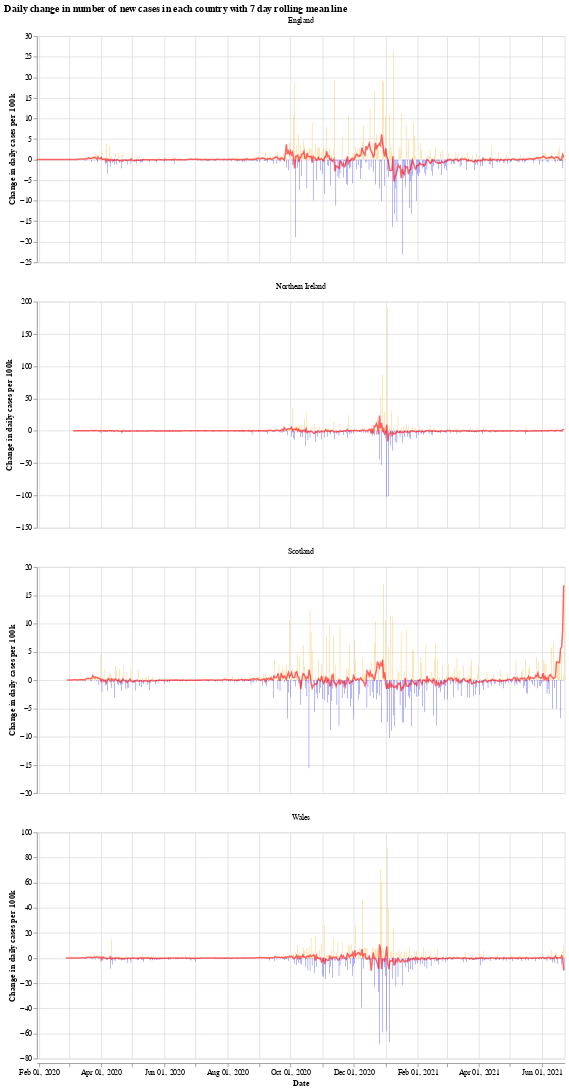

Here is the notebook cell this chart was saved with:
### Markdown cell above
We will use the Python library `Altair` for visualising the data, see the [altair docs](https://altair-viz.github.io/) for more information.

First we have a graph which shows the daily change in the number of new cases for each country. This number jumps up and down all over the place, which is likely due to delay in reporting of new cases over the weekend. Another interesting thing is that it looks like the daily cases in Wales experienced a much shorter period of calm over the summer (calm in the sense of daily cases not jumping up and down).

The orange bars are days when the number of new cases (per 100k population) was more than the previous day, while the blue are days when the number of new cases dropped. The red line is the 7 day moving average. 

When the moving average line is below 0, it means that there is a consistent drop in new cases. We can see this clearly happening around the times that lockdowns were introduced (though, to varying degrees). I will update the graphs soon with a marker of when each lockdown started.

### Code cell
# collapse
import altair as alt

bars = alt.Chart(uk_cases).mark_bar().encode(
    x=alt.X("yearmonthdate(date):T", axis=alt.Axis(title='Date')),
    y=alt.Y("casesChangeRate:Q", axis=alt.Axis(title='Change in daily cases per 100k')),
    tooltip='casesChange',
    color=alt.condition(
        alt.datum.casesChangeRate > 0,
        alt.value("orange"),  # The positive color
        alt.value("blue")  # The negative color
    )
).properties(title='Daily change in number of new cases with 7 day rolling mean',width=700).interactive()

line = alt.Chart(uk_cases).mark_line(
    color='red',
    size=2,
    opacity=0.6
).transform_window(
    rolling_mean='mean(casesChangeRate)',
    frame=[0, 7],
    groupby=['areaName']
).encode(
    x='yearmonthdate(date):T',
    y='rolling_mean:Q'
)

alt.layer(bars, line, data=uk_cases).facet(alt.Column(
    'areaName', title=''), columns=1).resolve_scale(y='independent').properties(title='Daily change in number of new cases in each country with 7 day rolling mean line')

### Figure 1 — Vega-Lite specification as saved in the notebook (floating-point values rounded to 4 significant figures; data arrays with more than 128 entries replaced by an {"elided": "..."} marker saying what was removed)
{"config": {"view": {"continuousWidth": 400, "continuousHeight": 300}}, "data": {"name": "data-78c7e395d2fd224a31b1cad6e0793b22"}, "facet": {"type": "nominal", "field": "areaName", "title": ""}, "spec": {"layer": [{"mark": "bar", "encoding": {"color": {"condition": {"value": "orange", "test": "(datum.casesChangeRate > 0)"}, "value": "blue"}, "tooltip": {"type": "quantitative", "field": "casesChange"}, "x": {"type": "temporal", "axis": {"title": "Date"}, "field": "date", "timeUnit": "yearmonthdate"}, "y": {"type": "quantitative", "axis": {"title": "Change in daily cases per 100k"}, "field": "casesChangeRate"}}, "selection": {"selector001": {"type": "interval", "bind": "scales", "encodings": ["x", "y"]}}, "title": "Daily change in number of new cases with 7 day rolling mean", "width": 700}, {"mark": {"type": "line", "color": "red", "opacity": 0.6, "size": 2}, "encoding": {"x": {"type": "temporal", "field": "date", "timeUnit": "yearmonthdate"}, "y": {"type": "quantitative", "field": "rolling_mean"}}, "transform": [{"window": [{"op": "mean", "field": "casesChangeRate", "as": "rolling_mean"}], "frame": [0, 7], "groupby": ["areaName"]}]}]}, "columns": 1, "resolve": {"scale": {"y": "independent"}}, "title": "Daily change in number of new cases in each country with 7 day rolling mean line", "$schema": "https://vega.github.io/schema/vega-lite/v4.8.1.json", "datasets": {"data-78c7e395d2fd224a31b1cad6e0793b22": {"elided": "1948 records"}}}
